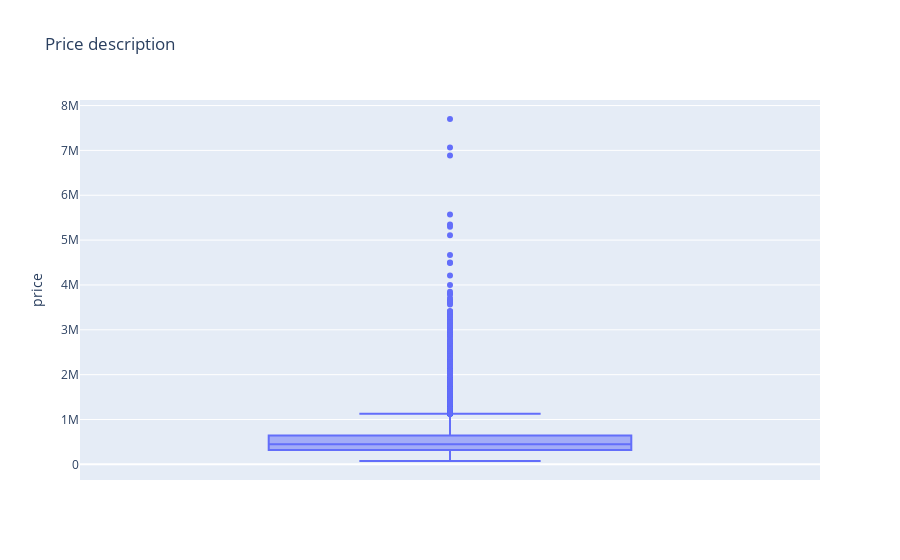

The notebook cell this image was saved under:
### Code cell
px.box(data, y='price', title='Price description')

### Figure 1 — Plotly figure (JSON) as saved in the notebook; plotly's stock layout.template omitted (floating-point values rounded to 4 significant figures; data arrays with more than 128 entries replaced by an {"elided": "..."} marker saying what was removed)
{"data": [{"alignmentgroup": "True", "hovertemplate": "price=%{y}<extra></extra>", "legendgroup": "", "marker": {"color": "#636efa"}, "name": "", "notched": false, "offsetgroup": "", "orientation": "v", "showlegend": false, "type": "box", "x0": " ", "xaxis": "x", "y": {"elided": "21613 int values"}, "y0": " ", "yaxis": "y"}], "layout": {"boxmode": "group", "legend": {"tracegroupgap": 0}, "title": {"text": "Price description"}, "xaxis": {"anchor": "y", "domain": [0, 1]}, "yaxis": {"anchor": "x", "domain": [0, 1], "title": {"text": "price"}}}}
